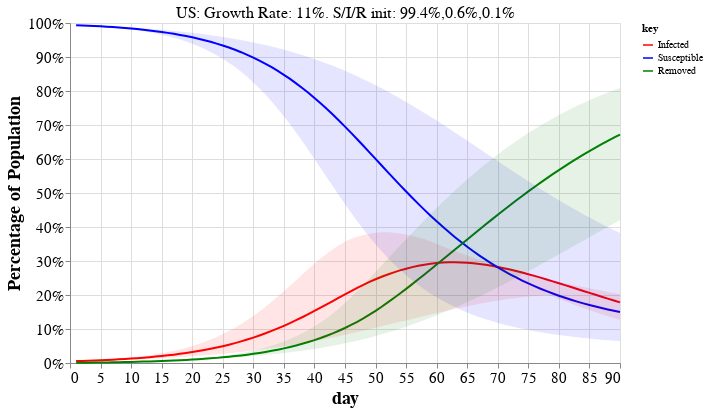

Here is the notebook cell this chart was saved with:
### Markdown cell above
<a id='examples'></a>

## Interactive plot of Model predictions

For top 20 countries by estimated new cases.

> Tip: Choose a country from the drop-down menu to see the calculations used in the tables above and the dynamics of the model.

### Code cell
#hide_input
sir_plot_countries = df.sort_values('Cases.new.est', ascending=False).head(20).index
_, debug_dfs = helper.table_with_projections(debug_countries=sir_plot_countries)

df_alt = pd.concat([d.reset_index() for d in debug_dfs], axis=0)
overview_helpers.altair_sir_plot(df_alt, sir_plot_countries[0])

### Figure 1 — Vega-Lite specification as saved in the notebook (floating-point values rounded to 4 significant figures; data arrays with more than 128 entries replaced by an {"elided": "..."} marker saying what was removed)
{"config": {"view": {"continuousWidth": 400, "continuousHeight": 300}, "axis": {"grid": true, "labelFontSize": 15, "titleFontSize": 18}, "title": {"fontSize": 20}}, "layer": [{"mark": "line", "encoding": {"color": {"type": "nominal", "field": "key", "scale": {"domain": ["Infected", "Susceptible", "Removed"], "range": ["red", "blue", "green"]}}, "x": {"type": "quantitative", "field": "day"}, "y": {"type": "quantitative", "axis": {"format": "%", "title": "Percentage of Population"}, "field": "value"}}, "selection": {"Select": {"type": "single", "fields": ["country"], "init": {"country": "US"}, "bind": {"input": "select", "options": ["Algeria", "Belgium", "Brazil", "Canada", "France", "Germany", "India", "Iran", "Italy", "Netherlands", "Peru", "Philippines", "Portugal", "Romania", "Spain", "Sweden", "Switzerland", "Turkey", "US", "United Kingdom"]}}}, "transform": [{"fold": ["Infected", "Susceptible", "Removed"]}]}, {"layer": [{"layer": [{"mark": {"type": "area", "color": "red", "opacity": 0.1}, "encoding": {"x": {"type": "quantitative", "field": "day"}, "y": {"type": "quantitative", "field": "Infected\\.max"}, "y2": {"field": "Infected\\.min"}}}, {"mark": {"type": "area", "color": "blue", "opacity": 0.1}, "encoding": {"x": {"type": "quantitative", "field": "day"}, "y": {"type": "quantitative", "field": "Susceptible\\.max"}, "y2": {"field": "Susceptible\\.min"}}}]}, {"mark": {"type": "area", "color": "green", "opacity": 0.1}, "encoding": {"x": {"type": "quantitative", "field": "day"}, "y": {"type": "quantitative", "field": "Removed\\.max"}, "y2": {"field": "Removed\\.min"}}}]}, {"data": {"name": "data-12de9aea240a6b72043fb7c27de962f1"}, "mark": {"type": "text", "dx": 0, "dy": -180, "size": 16}, "encoding": {"text": {"type": "nominal", "field": "title"}}, "transform": [{"filter": {"selection": "Select"}}]}], "data": {"name": "data-8abaa3dcd307ae9249d4a0b9d942967f"}, "height": 340, "transform": [{"filter": {"selection": "Select"}}], "width": 550, "$schema": "https://vega.github.io/schema/vega-lite/v4.8.1.json", "datasets": {"data-8abaa3dcd307ae9249d4a0b9d942967f": {"elided": "1800 records"}, "data-12de9aea240a6b72043fb7c27de962f1": [{"country": "US", "title": "US: Growth Rate: 11%. S/I/R init: 99.4%,0.6%,0.1%"}, {"country": "France", "title": "France: Growth Rate: 13%. S/I/R init: 97.5%,2.1%,0.4%"}, {"country": "United Kingdom", "title": "United Kingdom: Growth Rate: 12%. S/I/R init: 98.4%,1.4%,0.2%"}, {"country": "Spain", "title": "Spain: Growth Rate: 6%. S/I/R init: 96.5%,2.7%,0.7%"}, {"country": "Italy", "title": "Italy: Growth Rate: 4%. S/I/R init: 97.4%,1.7%,0.9%"}, {"country": "Iran", "title": "Iran: Growth Rate: 5%. S/I/R init: 99.5%,0.3%,0.1%"}, {"country": "Belgium", "title": "Belgium: Growth Rate: 8%. S/I/R init: 98.0%,1.7%,0.3%"}, {"country": "Turkey", "title": "Turkey: Growth Rate: 14%. S/I/R init: 99.8%,0.2%,0.0%"}, {"country": "Netherlands", "title": "Netherlands: Growth Rate: 7%. S/I/R init: 98.6%,1.1%,0.3%"}, {"country": "Germany", "title": "Germany: Growth Rate: 6%. S/I/R init: 99.7%,0.2%,0.1%"}, {"country": "Brazil", "title": "Brazil: Growth Rate: 12%. S/I/R init: 99.9%,0.1%,0.0%"}, {"country": "Canada", "title": "Canada: Growth Rate: 12%. S/I/R init: 99.8%,0.2%,0.0%"}, {"country": "India", "title": "India: Growth Rate: 21%. S/I/R init: 100.0%,0.0%,0.0%"}, {"country": "Sweden", "title": "Sweden: Growth Rate: 8%. S/I/R init: 99.3%,0.5%,0.1%"}, {"country": "Switzerland", "title": "Switzerland: Growth Rate: 4%. S/I/R init: 99.1%,0.7%,0.3%"}, {"country": "Algeria", "title": "Algeria: Growth Rate: 11%. S/I/R init: 99.9%,0.1%,0.0%"}, {"country": "Portugal", "title": "Portugal: Growth Rate: 7%. S/I/R init: 99.6%,0.4%,0.1%"}, {"country": "Philippines", "title": "Philippines: Growth Rate: 10%. S/I/R init: 100.0%,0.0%,0.0%"}, {"country": "Romania", "title": "Romania: Growth Rate: 10%. S/I/R init: 99.8%,0.1%,0.0%"}, {"country": "Peru", "title": "Peru: Growth Rate: 15%. S/I/R init: 99.9%,0.1%,0.0%"}]}}
